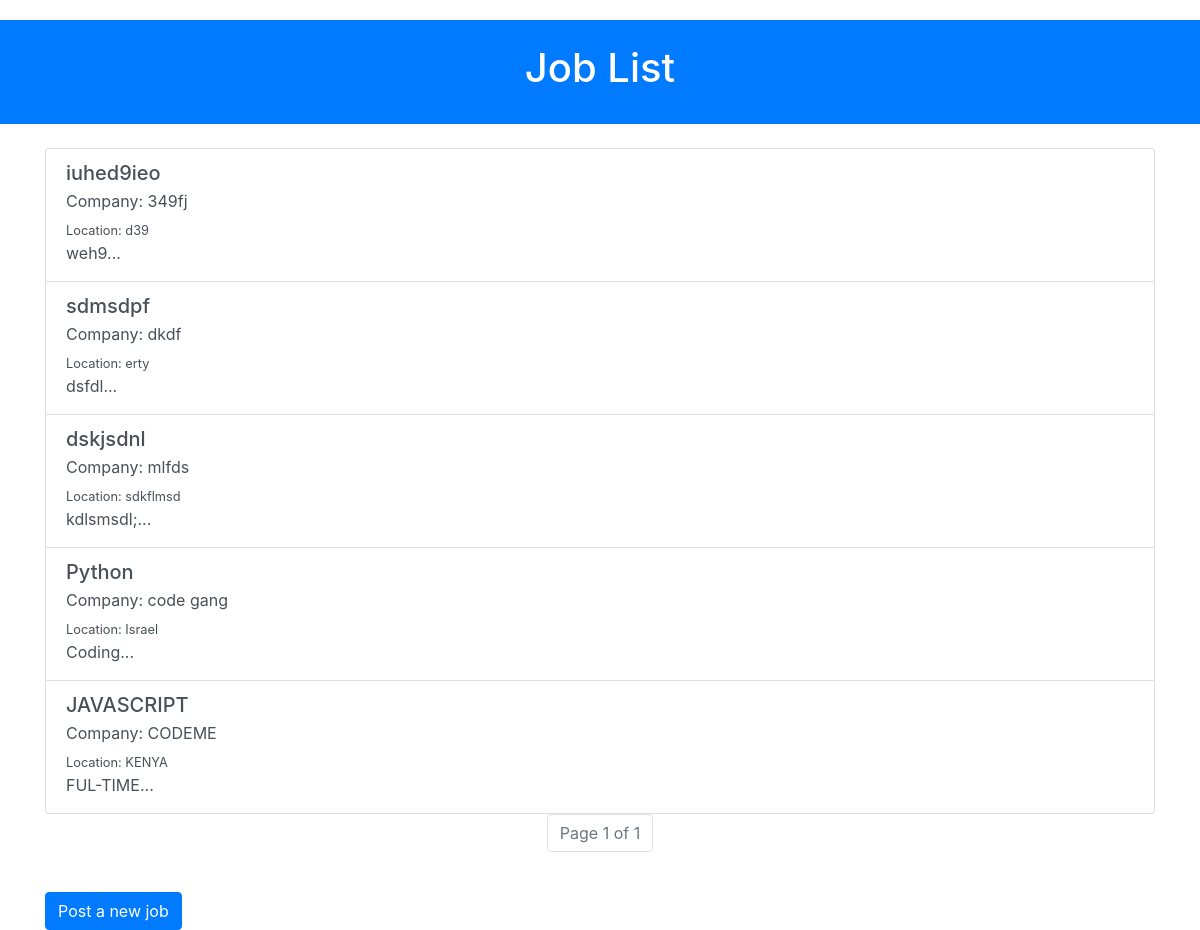
/jobs/list/, run on an earlier commit of the app's database.
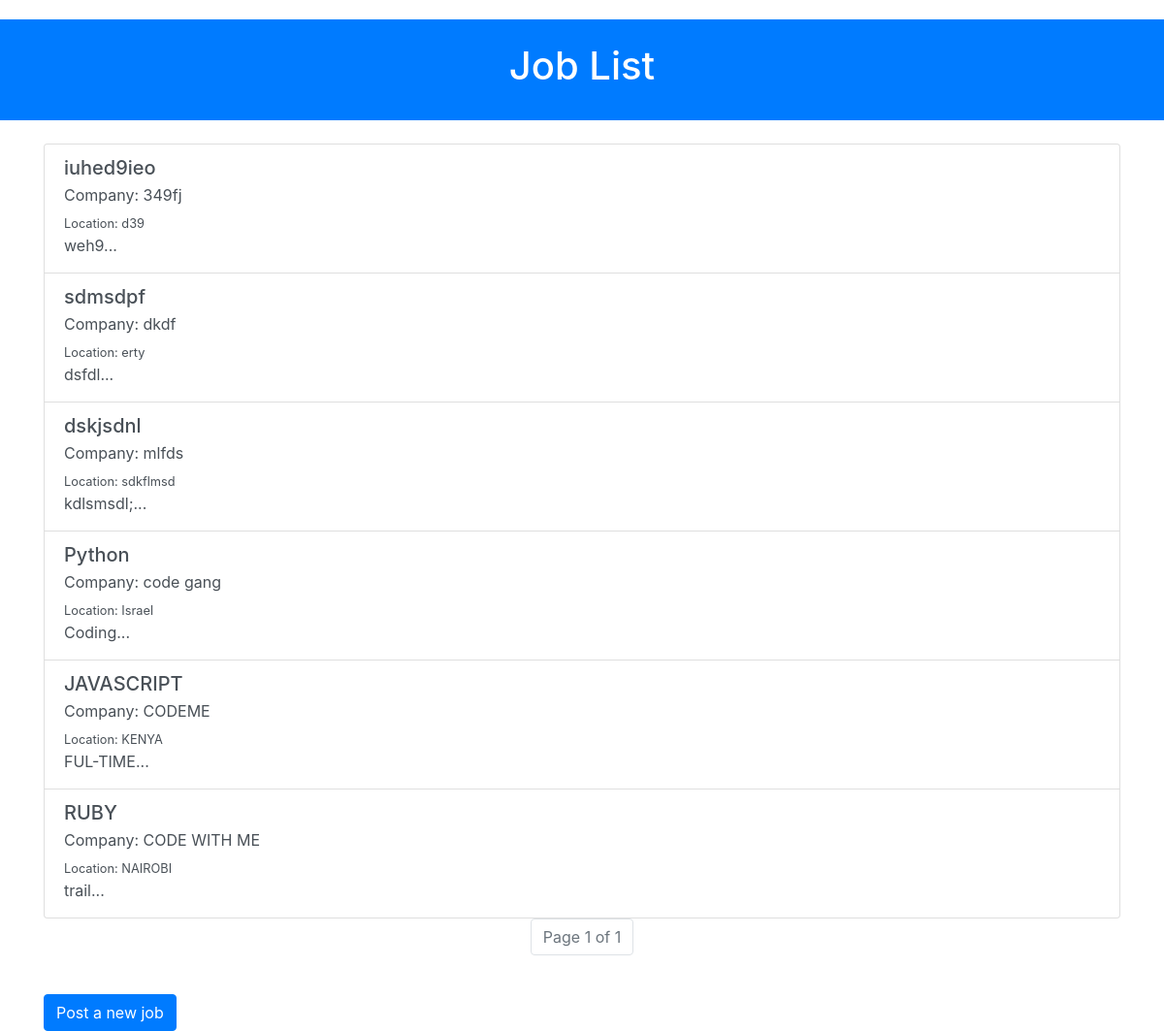
And on a later commit of the database.
### jobs/models.py (models this page shows, shortened)
class Job(models.Model):
    title = models.CharField(max_length=255)
    company = models.CharField(max_length=255)
    location = models.CharField(max_length=255)
    description = models.TextField()
    posted_by = models.ForeignKey(User, on_delete=models.CASCADE)
    posted_date = models.DateTimeField(default=timezone.now)

### jobs/views.py (the view)
# urls.py: path('list/', views.job_list, name='job_list'),
def job_list(request):
    job_list = Job.objects.all()
    paginator = Paginator(job_list, 10)  # Display 10 jobs per page
    page_number = request.GET.get('page')
    page_obj = paginator.get_page(page_number)
    return render(request, 'jobs/job_list.html', {'page_obj': page_obj})

### jobs/templates/jobs/job_list.html (shortened to what this page needs)
<!DOCTYPE html>
<html lang="en">
  <head>
    <link
      rel="stylesheet"
      href="https://maxcdn.bootstrapcdn.com/bootstrap/4.5.2/css/bootstrap.min.css"
    />
  </head>
  <body>
    <header class="bg-primary text-white text-center py-4">
      <h1>Job List</h1>
    </header>
    <div class="container mt-4">
      {% if page_obj %}
      <div class="list-group">
        {% for job in page_obj %}
        <a
          href="{% url 'jobs:job_detail' job.id %}"
          class="list-group-item list-group-item-action"
        >
          <h5 class="mb-1">{{ job.title }}</h5>
          <p class="mb-1">Company: {{ job.company }}</p>
          <small>Location: {{ job.location }}</small>
          <p class="mb-1">{{ job.description|slice:":100" }}...</p>
        </a>
        {% endfor %}
      </div>
      {% else %}
      <p>No jobs available.</p>
      {% endif %}
      <nav aria-label="Page navigation">
        <ul class="pagination">
          <li class="page-item disabled">
            <span class="page-link">
              Page {{ page_obj.number }} of {{ page_obj.paginator.num_pages }}
            </span>
          </li>
        </ul>
      </nav>
      <a href="{% url 'jobs:post_job' %}" class="btn btn-primary mt-4"
        >Post a new job</a
      >
    </div>
  </body>
</html>

### jobs/templates/jobs/job_list.html (style rules this page uses)
body { padding-top: 20px; }
.pagination { justify-content: center; }

What changed in the data, as far as the page shows it:
added Job: title "RUBY", company "CODE WITH ME", location "NAIROBI", description "trail"
